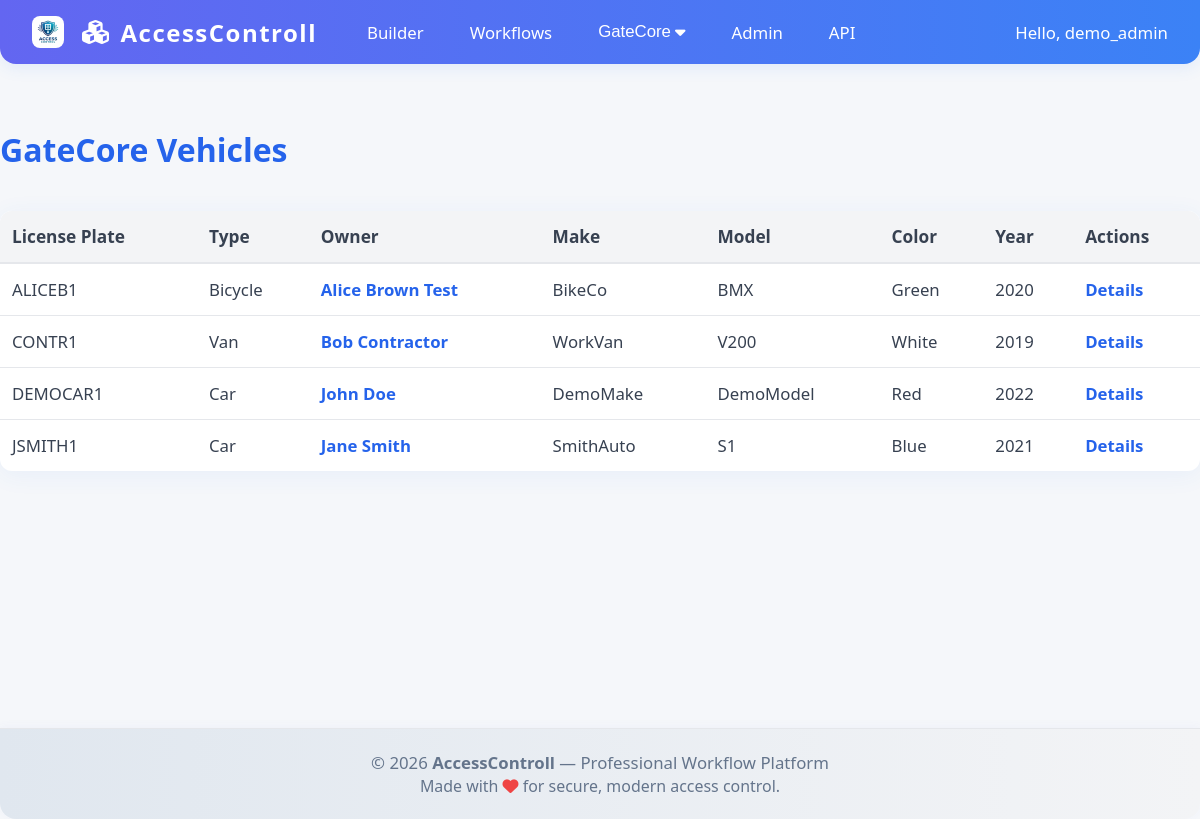
The page /builder/gatecore/vehicles/ (signed in) on the database its author committed.
### GateCore/models/people.py (models this page shows, shortened)
class Vehicle(BaseModel):
    VEHICLE_TYPES = [
        ("car", "Car"),
        ("motorcycle", "Motorcycle"),
        ("truck", "Truck"),
        ("van", "Van"),
        ("bus", "Bus"),
        ("bicycle", "Bicycle"),
    ]
    FUEL_TYPES = [
        ("petrol", "Petrol"),
        ("diesel", "Diesel"),
        ("electric", "Electric"),
        ("hybrid", "Hybrid"),
        ("cng", "CNG"),
    ]
    person = models.ForeignKey(
        Person,
        on_delete=models.CASCADE,
        related_name="vehicles"
    )
    license_plate = models.CharField(max_length=20)
    vehicle_type = models.CharField(max_length=30, choices=VEHICLE_TYPES, default="car")
    make = models.CharField(max_length=50, blank=True)
    model = models.CharField(max_length=50, blank=True)
    color = models.CharField(max_length=30, blank=True)
    year = models.IntegerField(null=True, blank=True)
    fuel_type = models.CharField(max_length=20, choices=FUEL_TYPES, blank=True)
    registration_number = models.CharField(max_length=50, blank=True)
    registration_expiry = models.DateField(null=True, blank=True)
    has_sticker = models.BooleanField(default=False)
    sticker_number = models.CharField(max_length=50, blank=True)
    class Meta:
        ordering = ['license_plate']
        unique_together = ["license_plate", "person"]
        indexes = [
            models.Index(fields=['license_plate']),
            models.Index(fields=['person', 'is_active']),
        ]

class Person(BaseModel):
    PHONE_DEVICE_CHOICES = [
        ("android", "Android"),
        ("ios", "iOS"),
        ("feature", "Feature Phone"),
        ("other", "Other"),
    ]
    GENDER_CHOICES = [
        ("M", "Male"),
        ("F", "Female"),
        ("O", "Other"),
        ("U", "Prefer not to say"),
    ]
    first_name = models.CharField(max_length=100)
    last_name = models.CharField(max_length=100)
    middle_name = models.CharField(max_length=100, blank=True)
    id_number = models.CharField(max_length=50, blank=True, null=True, unique=True)
    phone = models.CharField(max_length=30, validators=[validate_phone_number])
    phone_device_type = models.CharField(max_length=20, choices=PHONE_DEVICE_CHOICES, blank=True)
    phone_otp = models.CharField(max_length=8, blank=True)
    phone_otp_created = models.DateTimeField(null=True, blank=True)
    facial_recognition_enabled = models.BooleanField(default=False)
    email = models.EmailField(blank=True, null=True, validators=[validate_email])
    gender = models.CharField(max_length=1, choices=GENDER_CHOICES, blank=True)
    date_of_birth = models.DateField(null=True, blank=True)
    emergency_contact_name = models.CharField(max_length=200, blank=True)
    emergency_contact_phone = models.CharField(max_length=30, blank=True)
    photo = models.ImageField(upload_to="people/", blank=True, null=True)
    notes = models.TextField(blank=True)
    tags = models.JSONField(default=list, blank=True)
    last_seen = models.DateTimeField(null=True, blank=True)
    class Meta:
        ordering = ['last_name', 'first_name']
        indexes = [
            models.Index(fields=['last_name', 'first_name']),
            models.Index(fields=['id_number']),
            models.Index(fields=['is_active', 'is_deleted']),
        ]
        verbose_name_plural = "People"
    @property
    def full_name(self):
        return f"{self.first_name} {self.last_name}"

### frontend/views.py (the view)
# urls.py: path('gatecore/vehicles/', views.gatecore_vehicles, name='gatecore_vehicles'),
@login_required
def gatecore_vehicles(request):
	vehicles = Vehicle.objects.select_related('person').all()
	return render(request, "frontend/gatecore_vehicles.html", {"vehicles": vehicles})

### frontend/templates/frontend/gatecore_vehicles.html (shortened to what this page needs)
{% extends "frontend/base.html" %}
{% block content %}
<h2 style="max-width:1200px;margin:40px auto 0 auto;color:#2563eb;font-size:2rem;font-weight:800;">GateCore Vehicles</h2>
<table class="gatecore-table">
    <thead>
        <tr>
            <th>License Plate</th>
            <th>Type</th>
            <th>Owner</th>
            <th>Make</th>
            <th>Model</th>
            <th>Color</th>
            <th>Year</th>
            <th>Actions</th>
        </tr>
    </thead>
    <tbody>
    {% for vehicle in vehicles %}
        <tr>
            <td>{{ vehicle.license_plate }}</td>
            <td>{{ vehicle.get_vehicle_type_display }}</td>
            <td><a href="/frontend/gatecore/people/{{ vehicle.person.id }}/">{{ vehicle.person.full_name }}</a></td>
            <td>{{ vehicle.make }}</td>
            <td>{{ vehicle.model }}</td>
            <td>{{ vehicle.color }}</td>
            <td>{{ vehicle.year }}</td>
            <td><a href="/frontend/gatecore/vehicles/{{ vehicle.id }}/">Details</a></td>
        </tr>
    {% empty %}
        <tr><td colspan="8" style="text-align:center;color:#64748b;">No vehicles found.</td></tr>
    {% endfor %}
    </tbody>
</table>
{% endblock %}

### frontend/templates/frontend/base.html (shortened to what this page needs)
{% load static %}
<!DOCTYPE html>
<html lang="en">
<head>
    <link rel="stylesheet" href="https://cdnjs.cloudflare.com/ajax/libs/font-awesome/6.5.0/css/all.min.css">
</head>
<body>
    <nav class="navbar">
        <span class="logo">
            <img src="{% static 'frontend/logo.png' %}" alt="Logo" />
            <i class="fa-solid fa-cubes"></i> AccessControll
        </span>
        <div class="menu">
            <a href="/builder/">Builder</a>
            <a href="/workflows/">Workflows</a>
            <div class="dropdown">
                <button class="dropbtn">GateCore <i class="fa-solid fa-caret-down"></i></button>
            </div>
            <a href="/admin/">Admin</a>
            <a href="/api/v1/components/" target="_blank">API</a>
        </div>
        <span class="user">{% if user.is_authenticated %}Hello, {{ user.username }}{% else %}<a href="/api-auth/login/" style="color:#fff;">Login</a>{% endif %}</span>
    </nav>
    <div class="content">
        {% block content %}{% endblock %}
    </div>
    <footer class="footer">
        &copy; {{ year|default:2026 }} <b>AccessControll</b> &mdash; Professional Workflow Platform<br>
        <span style="font-size:0.95em;">Made with <i class="fa-solid fa-heart" style="color:#ef4444;"></i> for secure, modern access control.</span>
    </footer>
</body>
</html>

### frontend/templates/frontend/base.html (style rules this page uses)
body { background: #f5f7fa; font-family: 'Segoe UI', Arial, sans-serif; margin: 0; }
.navbar { background: linear-gradient(90deg, #6366f1, #3b82f6); color: #fff; padding: 0 32px; height: 64px; display: flex; align-items: center; box-shadow: 0 4px 16px rgba(59,130,246,0.10); border-bottom-left-radius: 16px; border-bottom-right-radius: 16px; }
.navbar .logo { font-size: 1.5rem; font-weight: 800; letter-spacing: 1.5px; margin-right: 36px; display: flex; align-items: center; gap: 10px; }
.navbar .logo img { height: 32px; width: 32px; border-radius: 8px; margin-right: 8px; }
.navbar .menu { display: flex; gap: 18px; align-items: center; }
.navbar .menu > a, .navbar .menu > .dropdown > .dropbtn { color: #fff; text-decoration: none; font-weight: 500; font-size: 1.05rem; transition: color 0.2s; padding: 4px 14px; border-radius: 6px; background: none; border: none; outline: none; cursor: pointer; display: flex; align-items: center; }
.dropdown { position: relative; }
.dropbtn { display: flex; align-items: center; gap: 4px; }
.navbar .user { margin-left: auto; font-size: 1.05rem; font-weight: 500; }
.content { min-height: 80vh; padding-top: 24px; }
.footer { background: linear-gradient(90deg, #e0e7ef, #f3f4f6); color: #64748b; text-align: center; padding: 22px 0; font-size: 1.05rem; border-top: 1px solid #e5e7eb; border-bottom-left-radius: 16px; border-bottom-right-radius: 16px; box-shadow: 0 -2px 8px rgba(99,102,241,0.04); }

### frontend/templates/frontend/gatecore_vehicles.html (style rules this page uses)
.gatecore-table { width: 100%; border-collapse: collapse; background: #fff; border-radius: 12px; box-shadow: 0 4px 24px rgba(59,130,246,0.07); margin: 40px auto 0 auto; max-width: 1200px; overflow: hidden; }
.gatecore-table th, .gatecore-table td { padding: 14px 12px; text-align: left; }
.gatecore-table th { background: #f3f4f6; color: #374151; font-size: 1.08rem; font-weight: 700; border-bottom: 2px solid #e5e7eb; }
.gatecore-table tr { border-bottom: 1px solid #e5e7eb; }
.gatecore-table tr:last-child { border-bottom: none; }
.gatecore-table td { color: #374151; font-size: 1.05rem; }
.gatecore-table a { color: #2563eb; text-decoration: none; font-weight: 600; }

### rows shown on the page
Vehicle: license_plate "ALICEB1", vehicle_type "Bicycle", person.full_name "Alice Brown Test", make "BikeCo", model "BMX", color "Green", year "2020"
Vehicle: license_plate "CONTR1", vehicle_type "Van", person.full_name "Bob Contractor", make "WorkVan", model "V200", color "White", year "2019"
Vehicle: license_plate "DEMOCAR1", vehicle_type "Car", person.full_name "John Doe", make "DemoMake", model "DemoModel", color "Red", year "2022"
Vehicle: license_plate "JSMITH1", vehicle_type "Car", person.full_name "Jane Smith", make "SmithAuto", model "S1", color "Blue", year "2021"

### other values the page prints
{{ user.username }} "demo_admin"
{{ year|default:2026 }} "2026"
